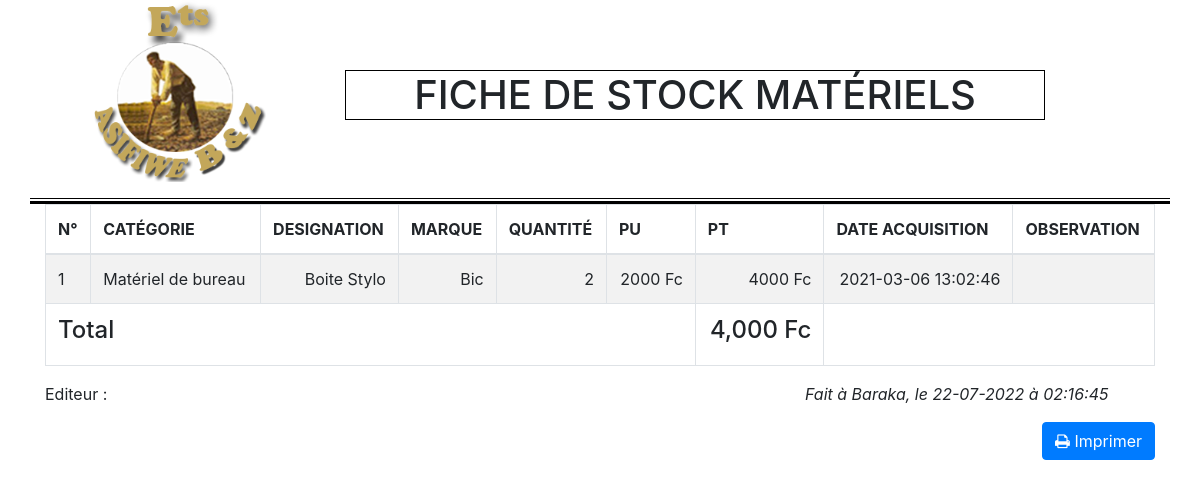
Screenshot of /php/ficheStockDivA.php (signed in) with the database file from the repository.
### tables this page shows
CREATE TABLE IF NOT EXISTS `materiel` (
  `idMat` int(11) NOT NULL AUTO_INCREMENT,
  `idCatEq` int(11) NOT NULL,
  `designMat` varchar(255) NOT NULL,
  `quantite` double NOT NULL,
  `prixAchat` double NOT NULL,
  `marque` varchar(255) NOT NULL,
  `dateAcqui` timestamp NOT NULL DEFAULT CURRENT_TIMESTAMP ON UPDATE CURRENT_TIMESTAMP,
  PRIMARY KEY (`idMat`),
  KEY `idCatEq` (`idCatEq`)
);

CREATE TABLE IF NOT EXISTS `categorieequip` (
  `idCatEq` int(11) NOT NULL AUTO_INCREMENT,
  `designation` varchar(255) NOT NULL,
  PRIMARY KEY (`idCatEq`)
);

### php/fichestockDivA.php (the view, shortened to what this page needs)
<?php
    require_once('bd_cnx.php');
 ?>
<!DOCTYPE html>
<html>
    <head>
        <link rel="stylesheet" type="text/css" href="pages/bootstrap/font-awesome-4.3.0/css/font-awesome.min.css">
        <link rel="stylesheet" type="text/css" href="pages/bootstrap/css/bootstrap.min.css">
        <link rel="stylesheet" type="text/css" href="pages/bootstrap/css/print.css" media="print">
    </head>
    <body id="">
        <div class="container spacer" style="border-bottom:3px solid black;">
            <div class="row" style="border-bottom:1px solid black;margin-bottom:2px">
                <div class="col-lg-3 col-md-3 col-sm-3 col-xs-3">
                    <center>
                            <p style= "">
                                <img src="../docs/img/logooooo.png" width="100%;" alt="">
                            </p>
                        </center>
                </div>
                <div class="col-lg-8 col-md-8 col-sm-8 col-xs-8" >
                    <div class="col-lg-12 col-md-12 col-sm-12 col-xs-12" style="padding-top:70px;">
                        <h1 class="text-center text-uppercase" style="text-align:center; border: 1px solid black">Fiche de stock matériels</h1>
                    </div>
                </div>
                <div class="col-lg-1 col-md-1 col-sm-1 col-xs-1"></div>
            </div>
        </div>
        <div class="container">
            <div class="row spacer">
                <div class="col-lg-12 col-md-12 col-sm-12 col-xs-12">
                    <table class="table table-bordered table-striped spacer">
                        <thead>
                            <tr class="text-uppercase">
                                <th>N°</th>
                                <th>Catégorie</th>
                                <th>Designation</th>
                                <th>Marque</th>
                                <th>Quantité</th>
                                <th>PU</th>
                                <th>PT</th>
                                <th>Date Acquisition</th>
                                <th>OBSERVATION</th>
                            </tr>
                        </thead>
                        <tbody>
                                <?php
                                $req = $bd->query("SELECT * FROM materiel AS A, categorieequip AS B WHERE A.idCatEq = B.idCatEq ");
                                $num=1;
                                while($don=$req->fetch()):
                                    ?>
                            <tr>
                                    <td> <?php echo $num; ?></td>
                                    <td><?php echo $don['designation'] ?></td>
                                    <td class="text-right"><?php echo $don['designMat'] ?></td>
                                    <td class="text-right"><?php echo $don['marque'] ?></td>
                                    <td class="text-right"><?php echo $don['quantite'] ?></td>
                                    <td class="text-right"><?php echo $don['prixAchat'].' Fc' ?></td>
                                    <td class="text-right"><?php echo ($don['prixAchat']*$don['quantite'].' Fc') ?></td>
                                    <td class="text-right"><?php echo $don['dateAcqui'] ?></td>
                                    <td></td>
                            </tr>
                            <?php
                            $num++;
                             endwhile;?>
                             <tr>
                                <td colspan="6"><strong><h4>Total</h4></strong></td>
                                <td class="text-right"><strong><h4><?php
                                    $req = $bd->query("SELECT SUM(quantite*prixAchat) AS total FROM materiel AS A, categorieequip AS B WHERE A.idCatEq = B.idCatEq");
                                    $don=$req->fetch(PDO::FETCH_ASSOC);
                                    echo number_format($don['total'],0).' Fc';
                                 ?></h4></strong>
                                 </td>
                            </tr>
                        </tbody>
                    </table>
                </div>
                <div class="col-lg-4 col-md-4 col-sm-4 col-xs-4 spacer">
                   <p>Editeur : <strong><?php echo(isset($_SESSION['profil']['agent2'])?$_SESSION['profil']['agent2']['user_name']:''); ?></strong></p>
                </div>
                <div class="col-lg-4 col-md-4 col-sm-4 col-xs-4 offset-4 spacer">
                    <h class="text-center"><em>Fait à Baraka, le
                        <?php $madate= date('d-m-Y H:i:s');
                            list($annee,$mois,$jour,$h,$m,$s)=sscanf($madate,"%d-%d-%d %d:%d:%d");
                            $h+=2;
                            $timestamp=mktime($h,$m,$s,$mois,$annee,$jour);
                            $new_date=date('d-m-Y à H:i:s',$timestamp);
                            echo $new_date;
                        ?>
                    </em> </h>
                </div>
            </div>
            <div class="row">
                    <div class="col-lg-3 col-md-3 col-sm-3 col-xs-3 offset-9">
                        <button type="button" class="btn btn-primary print pull-right"><span class="fa fa-print"></span> Imprimer</button>
                    </div>
                </div>
        </div>
    </body>
</html>

### rows the page displays
materiel: idCatEq.designation "Matériel de bureau", designMat "Boite Stylo", marque "Bic", quantite "2", prixAchat "2000", $don['prixAchat']*$don['quantite'] "4000", dateAcqui "2021-03-06 13:02:46"

### other values shown
$don['total'] "4,000"
$new_date "22-07-2022 à 02:16:45"
